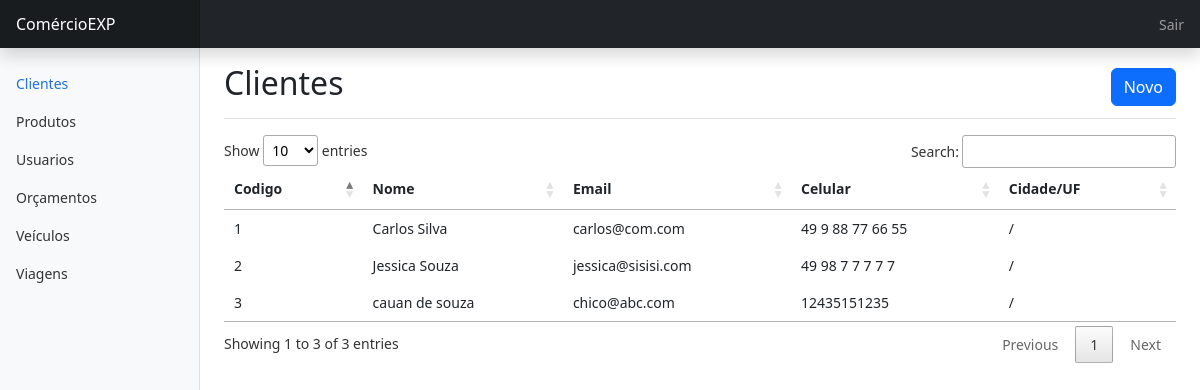
The page /menu.php?modulo=listagem_cliente on the database its author committed.
### tables this page shows
CREATE TABLE IF NOT EXISTS `clientes` (
  `cd_cliente` int(11) NOT NULL AUTO_INCREMENT,
  `ds_cliente` varchar(100) DEFAULT NULL,
  `ds_email` varchar(100) DEFAULT NULL,
  `ds_celular` varchar(100) DEFAULT NULL,
  `ds_cidade_cliente` varchar(100) DEFAULT NULL,
  `ds_uf_cliente` varchar(3) DEFAULT NULL,
  `ds_endereco` varchar(50) DEFAULT NULL,
  `ds_bairro` varchar(50) DEFAULT NULL,
  `ds_cep` varchar(50) DEFAULT NULL,
  `ds_sexo` varchar(50) DEFAULT NULL,
  `dt_nascimento` date DEFAULT NULL,
  `ds_cpf` varchar(50) DEFAULT NULL,
  PRIMARY KEY (`cd_cliente`)
);

### listagem_cliente.php (the view, shortened to what this page needs)
<main class="col-md-9 ms-sm-auto col-lg-10 px-md-4">
      <div class="d-flex justify-content-between flex-wrap flex-md-nowrap align-items-center pt-3 pb-2 mb-3 border-bottom">
        <h1 class="h2">Clientes</h1>
        <div class="btn-toolbar mb-0 mb-md-0">
            <button type="button" class="w-100 btn btn-primary" onclick='window.open("menu.php?modulo=cadastro_cliente&cd_cliente=0","_self");'>Novo</button>
        </div>
      </div>
    <table id="example"  style="width:100%">
        <thead>
            <tr>
                <th>Codigo</th>
                <th>Nome</th>
                <th>Email</th>
                <th>Celular</th>
                <th>Cidade/UF</th>
            </tr>
        </thead>
        <tbody>
        <?php
          include "conecta.php";
          $SQL = "select * from clientes order by ds_cliente";
          $RSS = mysqli_query($conexao,$SQL)or print(mysqli_error());
          while($RS = mysqli_fetch_array($RSS))
          {
            echo "<tr onClick='Clica(".$RS["cd_cliente"].")' >";
            echo "<td>".$RS["cd_cliente"]."</td>";
            echo "<td>".$RS["ds_cliente"]."</td>";
            echo "<td>".$RS["ds_email"]."</td>";
            echo "<td>".$RS["ds_celular"]."</td>";
            echo "<td>".$RS["ds_cidade_cliente"]."/".$RS["ds_uf_cliente"]."</td>";
            echo "</tr>";
          }
        ?>
        </tbody>
    </table>
  </main>

### dashboard.css (style rules this page uses)
body { font-size: .875rem; }

### rows shown on the page
clientes: cd_cliente "1", ds_cliente "Carlos Silva", ds_email "carlos@com.com", ds_celular "49 9 88 77 66 55"
clientes: cd_cliente "3", ds_cliente "cauan de souza", ds_email "chico@abc.com", ds_celular "12435151235"
clientes: cd_cliente "2", ds_cliente "Jessica Souza", ds_email "jessica@sisisi.com", ds_celular "49 98 7 7 7 7 7"
